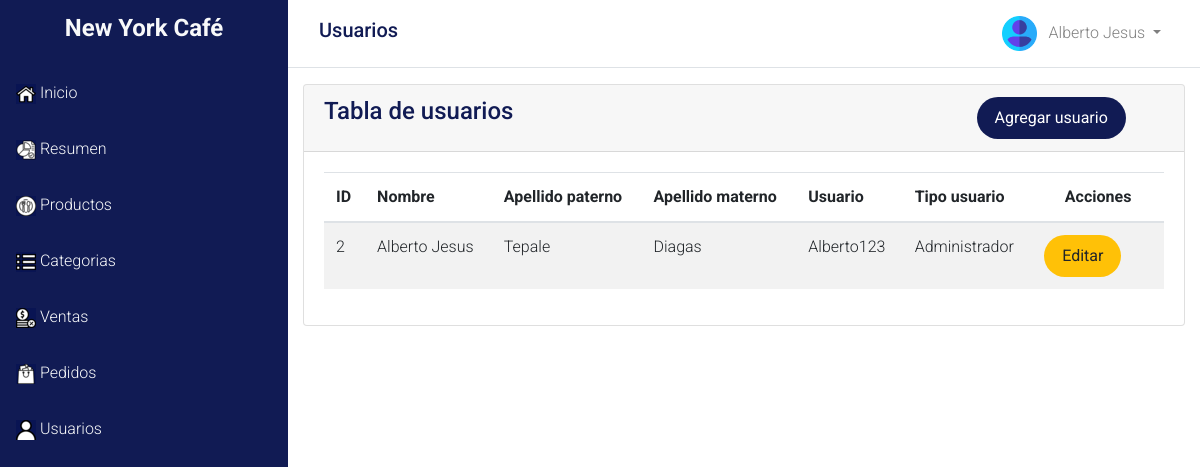
Page /dash/usuarios/index.php (signed in) on the committed database.
### tables this page shows
CREATE TABLE `usuarios` (
  `id` int(11) NOT NULL,
  `nombre` varchar(255) NOT NULL,
  `apellidoP` varchar(255) NOT NULL,
  `apellidoM` varchar(255) NOT NULL,
  `usuario` varchar(255) NOT NULL,
  `contra` varchar(50) NOT NULL,
  `id_tipoUsuario` int(11) NOT NULL
);

CREATE TABLE `tipousuario` (
  `id` int(11) NOT NULL,
  `tipoUsuario` varchar(60) NOT NULL
);

### dao/Usuarios.php (called while the page is built, shortened)
<?php
	class Usuarios
	{
		private $id;
		private $nombre;
		private $apellidoP;
		private $apellidoM;
		private $usuario;
		function __construct($id,$nombre,$apellidoP,$apellidoM,$usuario,$contra,$id_tipoUsuario)
		{
			$this->id=$id;
			$this->nombre=$nombre;
			$this->apellidoP=$apellidoP;
			$this->apellidoM=$apellidoM;
			$this->usuario=$usuario;
		}
		public function getId(){
			return $this->id;
		}
		public function getNombre(){
			return $this->nombre;
		}
		public function getApellidoP(){
			return $this->apellidoP;
		}
		public function getApellidoM(){
			return $this->apellidoM;
		}
		public function getUsuario(){
			return $this->usuario;
		}
		public function setConexion($conexion){
			$this->conexion=$conexion;
		}
		public function readUsuarios(){
			$usuarios= array();
			$query=
			"SELECT
				*
			FROM usuarios";
			$stmt=$this->conexion->prepare($query);
			if($stmt->execute()){
				while ($row = $stmt->fetch(PDO::FETCH_ASSOC)){
					extract($row);
					array_push($usuarios, new Usuarios($id,$nombre,$apellidoP,$apellidoM,$usuario,$contra,
						$id_tipoUsuario));
				}
				return $usuarios;
			}else{
				echo "Error:  ".$stmt->errorInfo();
				return false;
			}
		}
	}
?>

### dao/TipoUsuario.php (called while the page is built, shortened)
<?php
	class TipoUsuario
	{
		private $id;
		private $tipoUsuario;
		function __construct($id,$tipoUsuario)
		{
			$this->id=$id;
			$this->tipoUsuario=$tipoUsuario;
		}
		public function setId($id){
			$this->id=$id;
		}
		public function getTipoUsuario(){
			return $this->tipoUsuario;
		}
		public function setConexion($conexion){
			$this->conexion=$conexion;
		}
		public function readTipoUsuarioID(){
			$query=
			"SELECT
				*
			FROM tipousuario
			WHERE id=$this->id";
			$stmt=$this->conexion->prepare($query);
			if($stmt->execute()){
				$row = $stmt->fetch(PDO::FETCH_ASSOC);
				extract($row);
				$this->tipoUsuario = $tipoUsuario;
			}else{
				echo "Error:  ".$stmt->errorInfo();
				return false;
			}
		}
	}
?>

### dash/usuarios/index.php (the view, shortened to what this page needs)
<?php
 $ruta="../../";
  include($ruta.'config/Precarga.php');
  include($ruta.'header/header_dashboard.php');
  include($ruta.'dao/Usuarios.php');
  $usuario = new Usuarios('','','','','','','');
  $usuario->setConexion($bd);
  $usuarios=$usuario->readUsuarios();
  include($ruta.'dao/TipoUsuario.php');
?>
        <div class="main-panel">
            <nav class="navbar navbar-expand-lg " color-on-scroll="500">
            </nav>
<?php
  if($_SESSION['tipoUsuario'] == 1){
                    ?>
            <div class="content">
                <div class="container-fluid">
                    <div class="row">
                        <div class="col-md-12">
                            <div class="card strpied-tabled-with-hover">
                                <div class="card-header ">
                                    <div class="row">
                                        <div class="col-md-9 ">
                                            <h4 class="card-title"> Tabla de usuarios</h4>
                                        </div>
                                        <div class="col-md-3">
                                             <a href="formUsuario.php" class="btn btn-primary btn-fill btn-round ">Agregar usuario</a>
                                        </div>
                                    </div>
                                </div>
                                <div class="card-body table-full-width table-responsive">
                                    <table class="table table-hover table-striped">
                                        <thead>
                                            <th>ID</th>
                                            <th>Nombre</th>
                                            <th>Apellido paterno</th>
                                            <th>Apellido materno</th>
                                            <th>Usuario</th>
                                            <th>Tipo usuario</th>
                                            <th colspan="2" style="text-align: center;">Acciones</th>
                                        </thead>
                                        <tbody>
                                            <?php
                                            foreach ($usuarios as $usuario) {
                                                $idU=$usuario->getId_tipoUsuario();
                                                $tipo = new TipoUsuario('','');
                                                $tipo->setConexion($bd);
                                                $tipo->setId($idU);
                                                $tipo->readTipoUsuarioID();
                                            ?>
                                              <tr>
                                                <td><?=$usuario->getId()?></td>
                                                <td><?=$usuario->getNombre()?></td>
                                                <td><?=$usuario->getApellidoP()?></td>
                                                <td><?=$usuario->getApellidoM()?></td>
                                                <td><?=$usuario->getUsuario()?></td>
                                                <td><?=$tipo->getTipoUsuario()?></td>
                                                <td><a href="formUsuario.php?id=<?=$usuario->getId()?>" class="btn btn-warning btn-round btn-fill"> Editar</a></td>
                                                <?php
                                                if(isset($_SESSION['id'])){
                                                    if($_SESSION['id'] == $usuario->getId()){
                                                        ?>
                                                        <td></td>
                                                        <?php
                                                    }else{
                                                        ?>
                                                        <td>
                                                            <a href="eliminarUsuario.php?id=<?=$usuario->getId()?>" class="btn btn-danger btn-round btn-fill"> Eliminar</a>
                                                        </td>
                                                        <?php
                                                    }
                                                }
                                                ?>
                                              </tr>
                                            <?php } ?>
                                        </tbody>
                                    </table>
                                </div>
                            </div>
                        </div>
                    </div>
                </div>
            </div>
        <?php
    } ?>
        </div>
    </div>
 <?php
  include($ruta.'footer/footer_dashboard.php');
  ?>

### assets/css/style.css (style rules this page uses)
:root { --primary: #111b54; --light: #fff; --grey: #efefef; overflow-y: scroll; }
body { overflow: hidden; font-family: 'Roboto', sans-serif; font-weight: 300; color: var(--primary); }
.btn { border: 0; }
.btn-primary { background-color: var(--primary); }
.btn-round { border-width: 1px; border-radius: 30px !important; padding: 9px 18px; }

### rows in the picture
usuarios: id "2", nombre "Alberto Jesus", apellidoP "Tepale", apellidoM "Diagas", usuario "Alberto123", id_tipoUsuario.tipoUsuario "Administrador"

### other values in the picture
$titulo "Usuarios"
$_SESSION['nombre'] "Alberto Jesus"
